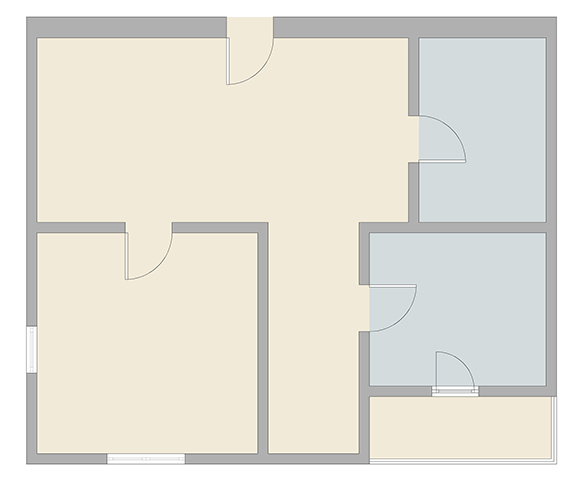
#> input picture input/travertin.jpg, 585 x 483 px
$ python remove_interior_text.py input/travertin.jpg out.png input/Building-Plans-Basic-Floor-Plans-Flat-Interior-Design.png
#> lines starting #> are read from the running program, lines starting #| are printed output that depends on the picture; after the words box and inside, x2 and y2 are one past the last pixel; in counts of white or black regions, pixels touching at a corner belong together
#!/usr/bin/env python3
"""
Interior Text Removal with Structure Awareness

Strategy: Remove room labels/text while preserving door/window openings
- Connected component analysis
- Identify which components touch wall boundaries (likely walls/doors/windows)
- Remove components fully enclosed in room interiors (likely text)
- Preserve elongated components (likely wall breaks/openings)
"""

import cv2
import numpy as np
from pathlib import Path
from scipy import ndimage
import sys


def get_distance_to_boundary(mask_shape, component_mask, label):
    """
    Calculate minimum distance from component to image boundary

    Returns:
        (min_dist_to_boundary, touches_boundary)
    """
    # Get component pixels
    component_pixels = np.where(component_mask == label)

    if len(component_pixels[0]) == 0:
        return float('inf'), False

    rows, cols = component_pixels

    # Distance to image boundary
    dist_to_top = np.min(rows)
    dist_to_bottom = mask_shape[0] - np.max(rows) - 1
    dist_to_left = np.min(cols)
    dist_to_right = mask_shape[1] - np.max(cols) - 1

    min_dist = min(dist_to_top, dist_to_bottom, dist_to_left, dist_to_right)
    touches_boundary = min_dist < 3  # Within 3 pixels of edge

    return min_dist, touches_boundary


def analyze_component_structure(component_mask, label, mask_shape):
    """Analyze properties of a single connected component"""

    # Get binary mask for this component
    comp_binary = (component_mask == label).astype(np.uint8)

    # Properties
    area = np.sum(comp_binary)

    # Bounding box
    rows, cols = np.where(comp_binary)
    if len(rows) == 0:
        return None

    y_min, y_max = rows.min(), rows.max()
    x_min, x_max = cols.min(), cols.max()
    width = x_max - x_min + 1
    height = y_max - y_min + 1

    # Aspect ratio (1=square, >2=elongated)
    aspect_ratio = max(width, height) / (min(width, height) + 1e-6)

    # Solidity (area / bounding_box_area)
    bbox_area = width * height
    solidity = area / (bbox_area + 1e-6)

    # Perimeter (boundary length)
    contours, _ = cv2.findContours(comp_binary, cv2.RETR_EXTERNAL, cv2.CHAIN_APPROX_SIMPLE)
    if len(contours) == 0:
        return None

    main_contour = max(contours, key=cv2.contourArea)
    perimeter = cv2.arcLength(main_contour, False)

    # Circularity
    circularity = (4 * np.pi * area) / (perimeter ** 2 + 1e-6) if perimeter > 0 else 0

    # Distance to image boundary
    dist_to_boundary, touches_boundary = get_distance_to_boundary(mask_shape, component_mask, label)

    # Check if component touches any wall boundary (not just image edge)
    # This helps identify text that's fully enclosed in room interior

    return {
        'label': label,
        'area': area,
        'perimeter': perimeter,
        'width': width,
        'height': height,
        'aspect_ratio': aspect_ratio,
        'solidity': solidity,
        'circularity': circularity,
        'bbox': (x_min, y_min, width, height),
        'dist_to_boundary': dist_to_boundary,
        'touches_boundary': touches_boundary,
    }


def is_interior_text(props, area_threshold=300, aspect_threshold=2.5):
    """
    Determine if component is likely interior text (room label)

    Interior text characteristics:
    - Moderate area (not tiny like noise, not huge like walls)
    - Moderate solidity (letters have strokes)
    - NOT elongated (text is compact)
    - Does NOT touch boundary (fully enclosed in room)

    Wall/Door/Window characteristics:
    - Touches boundary OR
    - Elongated (aspect ratio > threshold) OR
    - Low solidity (openings/strokes)
    """

    area = props['area']
    aspect_ratio = props['aspect_ratio']
    solidity = props['solidity']
    touches_boundary = props['touches_boundary']
    circularity = props['circularity']

    # Rules for keeping components (likely walls/doors/windows)
    keep_if_elongated = aspect_ratio > aspect_threshold
    keep_if_low_solidity = solidity < 0.3
    keep_if_touches_boundary = touches_boundary
    keep_if_linear = circularity < 0.2

    # If any "keep" rule is true, preserve it
    if keep_if_elongated or keep_if_touches_boundary or keep_if_linear or keep_if_low_solidity:
        return False

    # Otherwise, if area is reasonable for text, remove it
    is_text_sized = 50 < area < area_threshold
    is_compact = aspect_ratio < aspect_threshold
    is_solid_enough = solidity > 0.3

    return is_text_sized and is_compact and is_solid_enough


def remove_interior_text(clean_mask_path, output_path, clean_overlay_path=None):
    """
    Remove interior text artifacts while preserving door/window openings

    Args:
        clean_mask_path: Path to cleaned binary wall mask PNG
        output_path: Output path for final mask
        clean_overlay_path: Optional path for visual verification overlay
    """
#> called with clean_mask_path = 'input/travertin.jpg', output_path = 'out.png'

    print("=" * 80)
    print("INTERIOR TEXT REMOVAL: STRUCTURE-AWARE POST-PROCESSING")
    print("=" * 80)
    print()

    clean_mask_path = Path(clean_mask_path)
    if not clean_mask_path.exists():
        print(f"[ERROR] Mask not found: {clean_mask_path}")
        return False

    # Load cleaned binary mask
    print(f"[1/6] Loading cleaned binary wall mask: {clean_mask_path.name}")
    mask = cv2.imread(str(clean_mask_path), cv2.IMREAD_GRAYSCALE)
#> mask: shape (483, 585); min 106, max 255, mean 226.7

    if mask is None:
        print(f"[ERROR] Failed to load mask")
        return False

    original_shape = mask.shape
#> original_shape = (483, 585)
    wall_pixels_original = np.sum(mask > 0)
#> wall_pixels_original = 282555

    print(f"      Dimensions: {original_shape[1]}×{original_shape[0]}")
#|       Dimensions: 585×483
    print(f"      Wall pixels (original): {wall_pixels_original:,}")
#|       Wall pixels (original): 282,555
    print()

    # Connected component labeling
    print(f"[2/6] Connected component analysis...")

    binary_mask = (mask > 127).astype(np.uint8) * 255
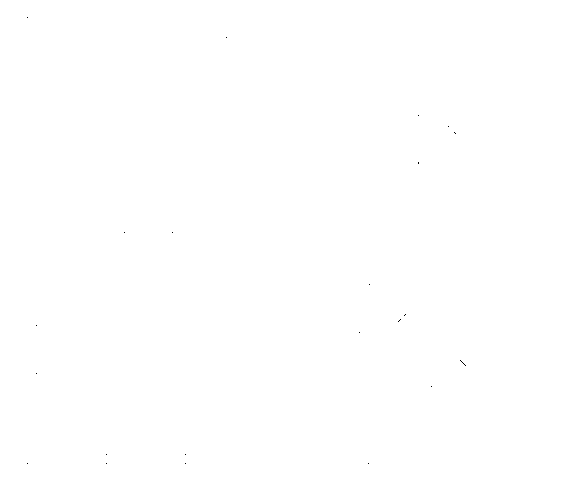
#> binary_mask: shape (483, 585); 100% white; black in thin lines or dots, all inside (x1, y1, x2, y2) = (27, 17, 466, 464)
    labeled_array, num_components = ndimage.label(binary_mask)
#> num_components = 1

    print(f"      Components found: {num_components}")
#|       Components found: 1
    print()

    # Analyze components
    print(f"[3/6] Analyzing component structure...")

    components_properties = []
    for label in range(1, num_components + 1):
        props = analyze_component_structure(labeled_array, label, original_shape)
        if props is not None:
            components_properties.append(props)
#> this loop made 1 pass
#> (area in analyze_component_structure, y_min in analyze_component_structure, y_max in analyze_component_structure, x_min in analyze_component_structure, x_max in analyze_component_structure, width in analyze_component_structure, height in analyze_component_structure, aspect_ratio in analyze_component_structure) on pass 1: (282523, 0, 482, 0, 584, 585, 483, 1.21)
#> after the loop, components_properties = 1 item

    print(f"      Total components: {len(components_properties)}")
#|       Total components: 1
    print()

    # Classify components
    print(f"[4/6] Classifying components...")
    print(f"      Classification rules:")
    print(f"        - KEEP: touches boundary OR elongated OR low solidity")
    print(f"        - REMOVE: interior text (compact, enclosed, moderate area)")
    print()

    wall_components = []
    text_components = []
    boundary_touching_count = 0
    elongated_count = 0
    low_solidity_count = 0

    for props in components_properties:
        if is_interior_text(props):
            text_components.append(props)
        else:
            wall_components.append(props)

            # Track why we kept it
            if props['touches_boundary']:
                boundary_touching_count += 1
            if props['aspect_ratio'] > 2.5:
                elongated_count += 1
            if props['solidity'] < 0.3:
                low_solidity_count += 1
#> this loop made 1 pass
#> (area in is_interior_text, aspect_ratio in is_interior_text, solidity in is_interior_text, touches_boundary in is_interior_text, circularity in is_interior_text, keep_if_elongated in is_interior_text, keep_if_low_solidity in is_interior_text, keep_if_touches_boundary in is_interior_text) on pass 1: (282523, 1.21, 1, True, 1.48, False, False, True)
#> after the loop, boundary_touching_count = 1; elongated_count = 0; low_solidity_count = 0; text_components = []; wall_components = 1 item

    print(f"      Wall components: {len(wall_components)}")
#|       Wall components: 1
    print(f"        ├─ Touching boundary: {boundary_touching_count}")
#|         ├─ Touching boundary: 1
    print(f"        ├─ Elongated (aspect ratio > 2.5): {elongated_count}")
#|         ├─ Elongated (aspect ratio > 2.5): 0
    print(f"        └─ Low solidity (< 0.3): {low_solidity_count}")
#|         └─ Low solidity (< 0.3): 0
    print()
    print(f"      Text components (to remove): {len(text_components)}")
#|       Text components (to remove): 0

    # Show details on text components
    if text_components:
        print(f"      Text component details:")
        text_components_sorted = sorted(text_components, key=lambda x: x['area'], reverse=True)
        for i, comp in enumerate(text_components_sorted[:5]):
            print(f"        - Component {comp['label']}: area={comp['area']}, "
                  f"aspect_ratio={comp['aspect_ratio']:.2f}, solidity={comp['solidity']:.2f}")
        if len(text_components) > 5:
            print(f"        ... and {len(text_components) - 5} more")
        print()

    # Create final mask
    print(f"[5/6] Creating final mask...")

    final_mask = np.zeros_like(binary_mask)

    # Add only wall components
    for comp in wall_components:
        label = comp['label']
        final_mask[labeled_array == label] = 255
#> this loop made 1 pass
#> label on pass 1: 1

    wall_pixels_final = np.sum(final_mask > 0)
#> wall_pixels_final = 282523
    pixels_removed = wall_pixels_original - wall_pixels_final
#> pixels_removed = 32
    removal_percentage = (pixels_removed / wall_pixels_original * 100) if wall_pixels_original > 0 else 0
#> removal_percentage = 0.0113

    print(f"      Wall pixels (final): {wall_pixels_final:,}")
#|       Wall pixels (final): 282,523
    print(f"      Pixels removed: {pixels_removed:,} ({removal_percentage:.2f}%)")
#|       Pixels removed: 32 (0.01%)
    print()

    # Save final mask
    output_path = Path(output_path)
    output_path.parent.mkdir(parents=True, exist_ok=True)

    cv2.imwrite(str(output_path), final_mask)
    print(f"[OUTPUT] Final mask saved: {output_path.name}")
    print(f"         Path: {output_path.absolute()}")
    print()

    # Create overlay for visual verification if requested
    if clean_overlay_path:
        print(f"[6/6] Creating verification overlay...")

        overlay = np.zeros((original_shape[0], original_shape[1], 3), dtype=np.uint8)

        # Walls = gray
        overlay[final_mask > 127] = [100, 100, 100]

        # Removed text = red
        removed_mask = binary_mask - final_mask
#> removed_mask: shape (483, 585); every value is 0
        overlay[removed_mask > 127] = [0, 0, 255]

        clean_overlay_path = Path(clean_overlay_path)
        clean_overlay_path.parent.mkdir(parents=True, exist_ok=True)

        cv2.imwrite(str(clean_overlay_path), overlay)
        print(f"[OUTPUT] Verification overlay saved: {clean_overlay_path.name}")
        print(f"         Path: {clean_overlay_path.absolute()}")
        print(f"         (Gray=walls, Red=removed text)")
        print()

    print("=" * 80)
    print("INTERIOR TEXT REMOVAL COMPLETE")
    print("=" * 80)
    print()

    return True


def process_batch(output_folder):
    """Process all cleaned masks to remove interior text"""

    print("\n" + "=" * 80)
    print("BATCH INTERIOR TEXT REMOVAL")
    print("=" * 80)
    print()

    output_base = Path(output_folder)

    # Find all cleaned mask files
    mask_files = sorted(output_base.glob("*_*/*_walls_mask_clean.png"))
    if not mask_files:
        mask_files = sorted(output_base.glob("*/*_walls_mask_clean.png"))

    if not mask_files:
        print(f"No cleaned masks found in {output_base}")
        return

    print(f"Found {len(mask_files)} cleaned wall mask(s)")
    print()

    for idx, mask_file in enumerate(mask_files, 1):
        print(f"\n[{idx}/{len(mask_files)}]")
        print("-" * 80)

        # Output paths
        output_folder_path = mask_file.parent
        image_name = mask_file.stem.replace("_walls_mask_clean", "")

        final_mask_path = output_folder_path / f"{image_name}_walls_mask_final.png"
        final_overlay_path = output_folder_path / f"{image_name}_walls_overlay_final.png"

        remove_interior_text(
            mask_file,
            final_mask_path,
            final_overlay_path
        )


if __name__ == "__main__":

    # Get mode from command line
    if len(sys.argv) > 1 and sys.argv[1] == "batch":
        # Batch mode: process all cleaned masks
        output_dir = Path(__file__).parent / "output"
        process_batch(str(output_dir))
    else:
        # Single file mode (if provided)
        if len(sys.argv) > 1:
            mask_path = sys.argv[1]
            output_path = sys.argv[2] if len(sys.argv) > 2 else "final_output.png"
            overlay_path = sys.argv[3] if len(sys.argv) > 3 else "final_overlay.png"

            remove_interior_text(mask_path, output_path, overlay_path)
        else:
            print("Interior Text Removal - Structure-Aware Post-Processing")
            print()
            print("Usage:")
            print("  python remove_interior_text.py <cleaned_mask.png> <output.png> [overlay.png]")
            print("  python remove_interior_text.py batch")
            print()
            print("Input: Cleaned binary wall masks (*_walls_mask_clean.png)")
            print("Output: Final masks with interior text removed (*_walls_mask_final.png)")
            print()
            print("Strategy:")
            print("  - Remove components fully enclosed in room interiors (text labels)")
            print("  - Preserve elongated components (walls, door/window openings)")
            print("  - Preserve components touching boundaries (structural walls)")
